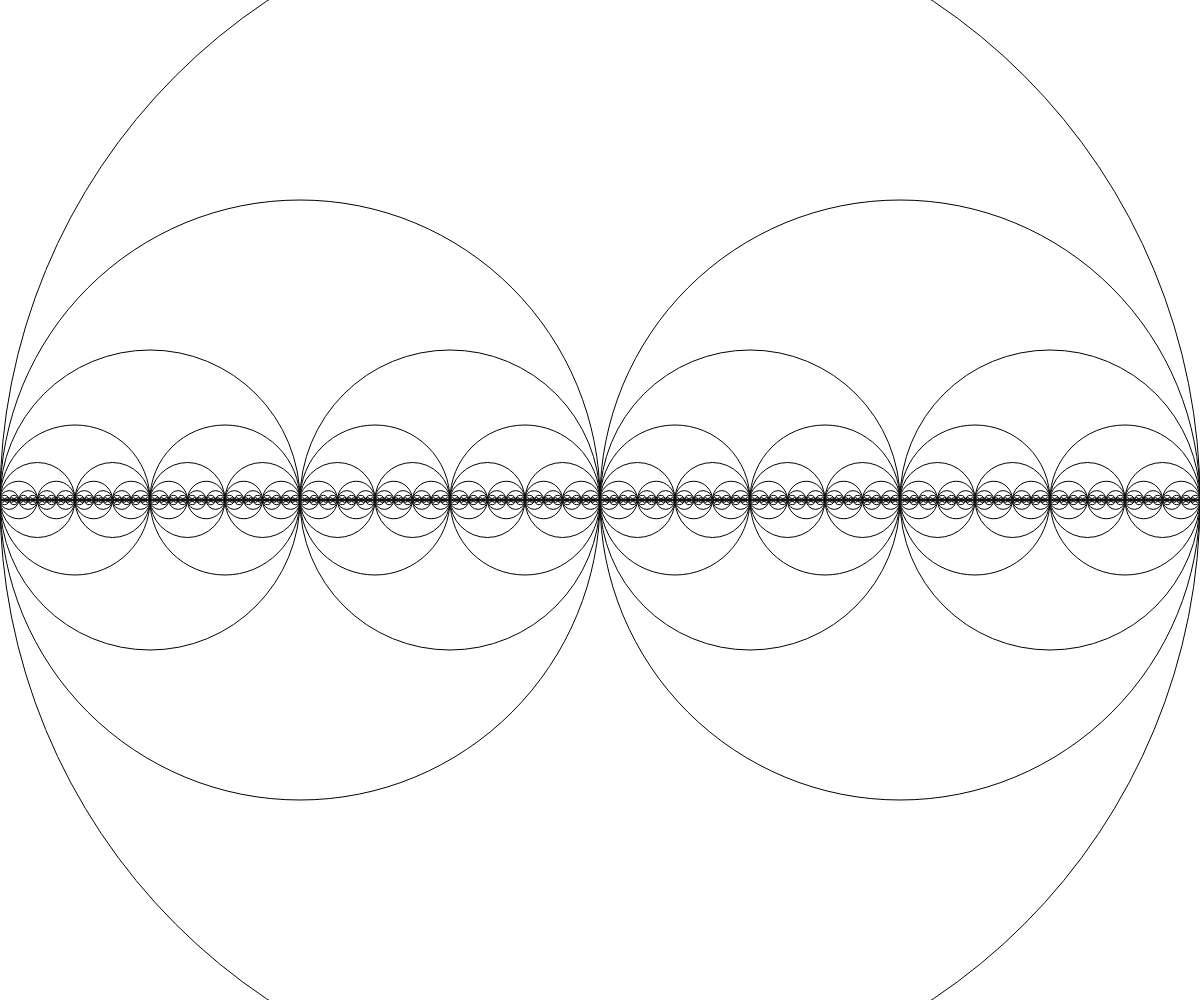
Frame 1 (no input)
Frame 60 (no input): identical to frame 1, image omitted
Frame 120 (the mouse pressed at the canvas centre since frame 60): identical to frame 1, image omitted

The p5.js sketch that drew this single still picture (run headless with seeded random() and noise() and a simulated clock; from frame 60 on, the mouse is pressed at the canvas centre):

// p5.js sketch
// ── sketch.js
// Project Title
// Your Name
// Date
//
// Extra for Experts:
// - describe what you did to take this project "above and beyond"


function setup() {
  createCanvas(windowWidth, windowHeight);
  hi(windowWidth, windowWidth/2, windowHeight/2);
}

function draw() {
  // background(220);
}

function hi(radius, centerX, centerY){
  if(radius < 1){
    return;
  }
  console.log("draw" + radius);
  circle(centerX, centerY, radius);
  let new_rad = radius/2;
  hi(new_rad, centerX-new_rad/2, centerY);
  hi(new_rad, centerX+new_rad/2, centerY);
  return;
}
